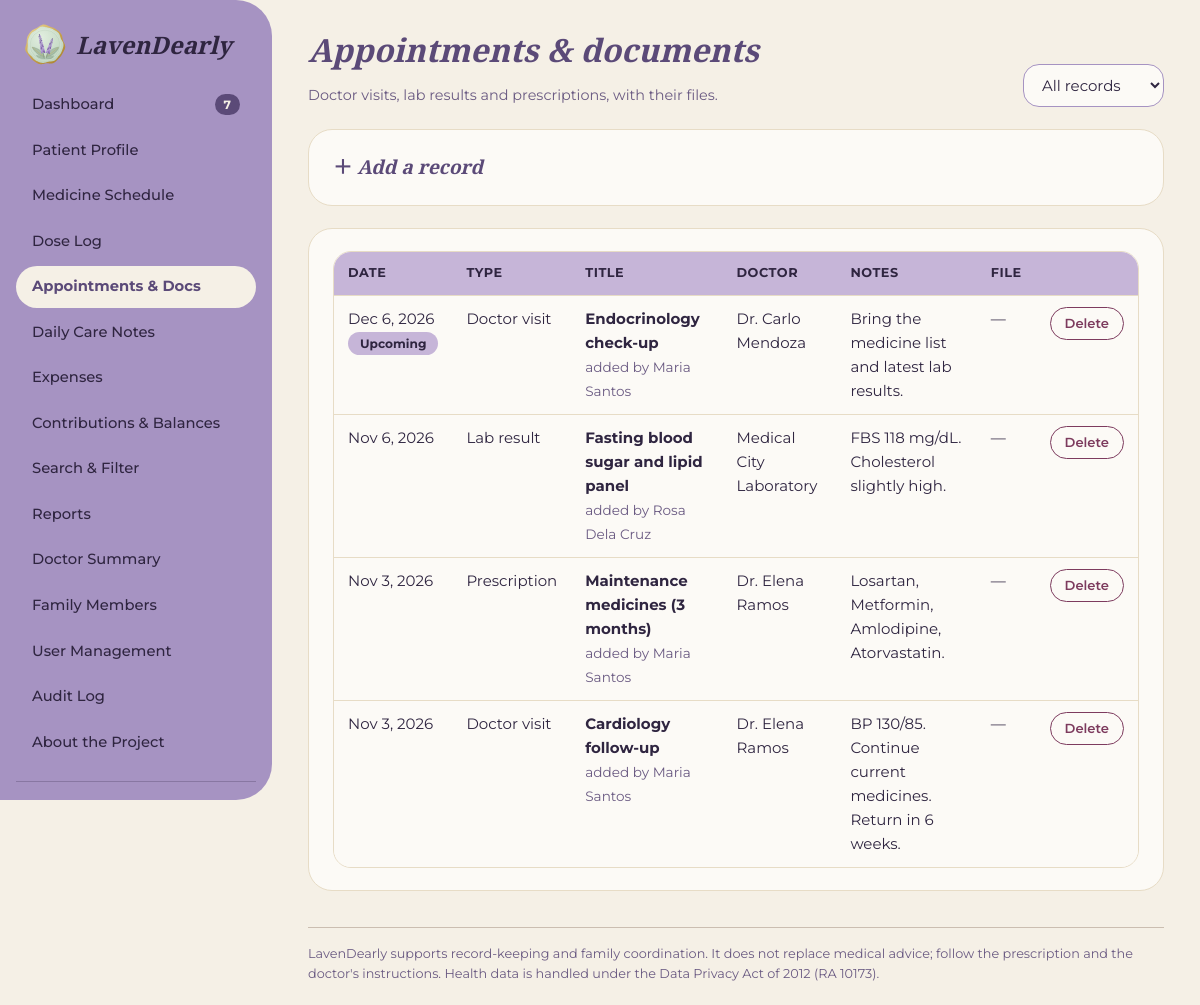
The app's page /appointments.php (signed in) with its own data.
### tables this page shows
CREATE TABLE appointments (
  id         INT UNSIGNED AUTO_INCREMENT PRIMARY KEY,
  type       ENUM('visit','lab','prescription') NOT NULL,
  title      VARCHAR(150) NOT NULL,
  doctor     VARCHAR(120) NULL,
  appt_date  DATE NOT NULL,
  notes      TEXT NULL,
  file_path  VARCHAR(255) NULL,
  created_by INT UNSIGNED NOT NULL,
  created_at DATETIME NOT NULL,
  FOREIGN KEY (created_by) REFERENCES users(id)
);

CREATE TABLE users (
  id            INT UNSIGNED AUTO_INCREMENT PRIMARY KEY,
  full_name     VARCHAR(100) NOT NULL,
  username      VARCHAR(40)  NOT NULL UNIQUE,
  email         VARCHAR(120) NOT NULL,
  password_hash VARCHAR(255) NOT NULL,
  role          ENUM('admin','caregiver','contributor') NOT NULL,
  relationship  VARCHAR(60)  NOT NULL DEFAULT '',
  share_percent DECIMAL(5,2) NOT NULL DEFAULT 0 CHECK (share_percent >= 0 AND share_percent <= 100),
  is_active     TINYINT(1)   NOT NULL DEFAULT 1,
  created_at    DATETIME     NOT NULL
);

### includes/functions.php (called while the page is built, shortened)
<?php
require_once __DIR__ . '/../config/db.php';
function e($s): string { return htmlspecialchars((string)$s, ENT_QUOTES, 'UTF-8'); }
function fdate(?string $d): string { return $d ? date('M j, Y', strtotime($d)) : '—'; }
function me(): ?array { return $GLOBALS['me'] ?? null; }
function can(string $perm): bool
{
    $u = me();
    return $u && in_array($u['role'], PERMS[$perm] ?? [], true);
}
function require_login(): array
{
    $st = db()->prepare('SELECT * FROM users WHERE id = ? AND is_active = 1');
    $st->execute([$_SESSION['uid']]);
    $u = $st->fetch();
    return $u;
}
function scheduled_doses(string $date): array
{
    $pdo = db();
    $st = $pdo->prepare("SELECT * FROM medicines
        WHERE start_date <= ? AND (status = 'active' OR (end_date IS NOT NULL AND end_date >= ?))
        ORDER BY name");
    $st->execute([$date, $date]);
    $meds = $st->fetchAll();
    $lg = $pdo->prepare('SELECT d.*, u.full_name AS logger FROM dose_log d JOIN users u ON u.id = d.logged_by WHERE d.scheduled_date = ?');
    $lg->execute([$date]);
    $logs = [];
    foreach ($lg->fetchAll() as $row) $logs[$row['medicine_id'] . '|' . substr($row['scheduled_time'], 0, 5)] = $row;
    $today = date('Y-m-d');
    $rows = [];
    foreach ($meds as $m) {
        foreach (explode(',', $m['times_of_day']) as $t) {
            $t = trim($t);
            $log = $logs[$m['id'] . '|' . $t] ?? null;
            if ($log) $state = $log['status'];
            elseif ($date > $today) $state = 'upcoming';
            elseif (strtotime("$date $t") + DOSE_GRACE_MIN * 60 < time()) $state = 'overdue';
            else $state = 'pending';
            $rows[] = ['med_id' => $m['id'], 'name' => $m['name'], 'dose' => $m['dose'], 'time' => $t,
                       'date' => $date, 'log' => $log, 'state' => $state, 'med_status' => $m['status']];
        }
    }
    usort($rows, fn($a, $b) => [$a['time'], $a['name']] <=> [$b['time'], $b['name']]);
    return $rows;
}

### config/db.php (called while the page is built, shortened)
<?php
function db(): PDO
{
    static $pdo = null;
    if ($pdo === null) {
        try {
            $pdo = new PDO(
                'mysql:host=' . DB_HOST . ';dbname=' . DB_NAME . ';charset=utf8mb4',
                DB_USER,
                DB_PASS,
                [
                    PDO::ATTR_ERRMODE            => PDO::ERRMODE_EXCEPTION,
                    PDO::ATTR_DEFAULT_FETCH_MODE => PDO::FETCH_ASSOC,
                    PDO::ATTR_EMULATE_PREPARES   => false,
                ]
            );
        } catch (PDOException $ex) {
            http_response_code(500);
            exit('<h2 style="font-family:sans-serif">LavenDearly could not connect to the database.</h2>'
                . '<p style="font-family:sans-serif">Start MySQL, import <code>database/lavendearly.sql</code>, '
                . 'and check <code>config/db.php</code>.</p>');
        }
    }
    return $pdo;
}

### appointments.php (the view, shortened to what this page needs)
<?php
require __DIR__ . '/includes/functions.php';
$me = require_login();
$pdo = db();
$today = date('Y-m-d');
$types = ['visit' => 'Doctor visit', 'lab' => 'Lab result', 'prescription' => 'Prescription'];
$sql = 'SELECT a.*, u.full_name AS creator FROM appointments a JOIN users u ON u.id = a.created_by';
$args = [];
$st = $pdo->prepare($sql . ' ORDER BY a.appt_date DESC, a.id DESC');
$st->execute($args);
$list = $st->fetchAll();
include __DIR__ . '/includes/header.php';
?>
<div class="page-head">
  <div><h1>Appointments &amp; documents</h1><p class="muted">Doctor visits, lab results and prescriptions, with their files.</p></div>
  <form method="get" class="actions"><select name="type" aria-label="Filter by type" style="width:auto" onchange="this.form.submit()">
    <option value="">All records</option>
  </select></form>
</div>
<?php if (can('appointment.add')): ?>
<details class="card">
  <summary>Add a record</summary>
</details>
<?php endif; ?>
<section class="card">
  <?php if (!$list): ?><div class="empty">No records found.</div><?php else: ?>
  <div class="table-wrap"><table>
    <thead><tr><th>Date</th><th>Type</th><th>Title</th><th>Doctor</th><th>Notes</th><th>File</th><?php if (can('appointment.delete')): ?><th></th><?php endif; ?></tr></thead>
    <tbody>
    <?php foreach ($list as $a): ?>
      <tr>
        <td><?= fdate($a['appt_date']) ?><?= $a['appt_date'] >= $today ? '<br><span class="chip chip-pending">Upcoming</span>' : '' ?></td>
        <td><?= e($types[$a['type']]) ?></td>
        <td><strong><?= e($a['title']) ?></strong><br><span class="muted small">added by <?= e($a['creator']) ?></span></td>
        <td><?= e($a['doctor'] ?: '—') ?></td>
        <td><?= e($a['notes'] ?: '') ?></td>
        <td><?= $a['file_path'] ? '<a href="file.php?t=appointment&id=' . (int)$a['id'] . '" target="_blank" rel="noopener">View file</a>' : '—' ?></td>
        <?php if (can('appointment.delete')): ?>
        <td><form method="post" onsubmit="return confirm('Delete this record and its file?')"><button class="btn btn-sm btn-danger">Delete</button></form></td>
        <?php endif; ?>
      </tr>
    <?php endforeach; ?>
    </tbody>
  </table></div>
  <?php endif; ?>
</section>
<?php include __DIR__ . '/includes/footer.php'; ?>

### assets/css/style.css (style rules this page uses)
:root { --lav:#C6B5D8; --dusty:#A693C2; --cream:#F5F0E6; --beige:#E7DCC6; --taupe:#CBBEB1; --plum:#5B4A78; --ink:#2F2540; --muted:#6A5A82; --berry:#7D3B5E; --paper:#FCFAF6; --radius:24px; }
* { box-sizing:border-box }
html { scroll-behavior:smooth }
body { margin:0;font-family:'Montserrat',system-ui,-apple-system,Segoe UI,sans-serif;background:var(--cream);color:var(--ink);line-height:1.6;font-size:15px }
h1,h2,h3,h4 { font-family:'Playfair Display',Georgia,serif;font-style:italic;font-weight:700;margin:0 0 .45em;line-height:1.25;color:var(--plum) }
h1 { font-size:2rem }
p { margin:0 0 .9em }
.muted { color:var(--muted);font-size:.9rem }
.small { font-size:.85rem }
.page-head { display:flex;justify-content:space-between;align-items:flex-end;gap:16px;flex-wrap:wrap;margin-bottom:22px }
.page-head p { margin:0 }
.card { background:var(--paper);border:1px solid var(--beige);border-radius:var(--radius);padding:22px 24px;margin-bottom:22px }
.table-wrap { overflow-x:auto;border-radius:18px;border:1px solid var(--beige) }
table { width:100%;border-collapse:collapse;background:var(--paper) }
th { background:var(--lav);color:var(--ink);text-align:left;font-size:.8rem;text-transform:uppercase;letter-spacing:.04em;padding:11px 14px;white-space:nowrap }
td { padding:11px 14px;border-top:1px solid var(--beige);vertical-align:top }
input[type=text],input[type=email],input[type=password],input[type=date],input[type=time],input[type=number],input[type=month],select,textarea,input[type=file] { width:100%;padding:10px 14px;border:1.5px solid var(--dusty);border-radius:16px;background:var(--paper);color:var(--ink);font:inherit }
.actions { display:flex;gap:8px;flex-wrap:wrap;align-items:center }
details.card>summary { cursor:pointer;font-family:'Playfair Display',serif;font-style:italic;font-weight:700;font-size:1.2rem;list-style:none;color:var(--plum) }
details.card>summary::before { content:'＋ ';font-style:normal }
.btn { display:inline-block;border:0;border-radius:999px;padding:10px 22px;background:var(--plum);color:var(--cream);font:inherit;font-weight:600;cursor:pointer;text-decoration:none;transition:filter .15s }
.btn-danger { background:transparent;color:var(--berry);border:1.5px solid var(--berry) }
.btn-sm { padding:5px 14px;font-size:.82rem }
.chip { display:inline-block;padding:2px 12px;border-radius:999px;font-size:.76rem;font-weight:700;white-space:nowrap }
.chip-pending,.chip-upcoming { background:var(--lav);color:var(--ink) }

### records on screen
appointments: appt_date "Dec 6, 2026", shows "Upcoming", type "Doctor visit", title "Endocrinology check-up", created_by.full_name "Maria Santos", doctor "Dr. Carlo Mendoza", notes "Bring the medicine list and latest lab results."
appointments: appt_date "Nov 6, 2026", type "Lab result", title "Fasting blood sugar and lipid panel", created_by.full_name "Rosa Dela Cruz", doctor "Medical City Laboratory", notes "FBS 118 mg/dL. Cholesterol slightly high."
appointments: appt_date "Nov 3, 2026", type "Prescription", title "Maintenance medicines (3 months)", created_by.full_name "Maria Santos", doctor "Dr. Elena Ramos", notes "Losartan, Metformin, Amlodipine, Atorvastatin."
appointments: appt_date "Nov 3, 2026", type "Doctor visit", title "Cardiology follow-up", created_by.full_name "Maria Santos", doctor "Dr. Elena Ramos", notes "BP 130/85. Continue current medicines. Return in 6 weeks."

### other values on screen
$label "Dashboard"
$label "Patient Profile"
$label "Medicine Schedule"
$label "Dose Log"
$label "Appointments & Docs"
$label "Daily Care Notes"
$label "Expenses"
$label "Contributions & Balances"
$label "Search & Filter"
$label "Reports"
$label "Doctor Summary"
$label "Family Members"
$label "User Management"
$label "Audit Log"
$label "About the Project"
